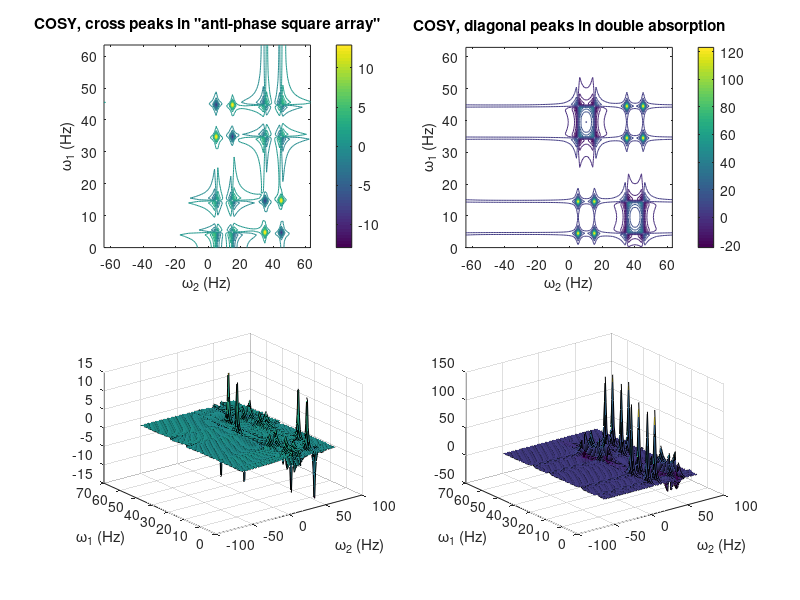

Source code (MATLAB):
% -*- matlab -*-
%
% Example of how to calculate quantum state propagation
% using Matlab.  Following the book "Understanding NMR
% Spectroscopy, second edition" by James Keeler
%
% COSY experiment (section 8.3, p. 190)
%
% 2016, Michael Tesch - michael.tesch@tum.de
%

clear

%%%%%%%%%%%%%%%%%%%%%%%%%%%%%%%%%%%%%%%%%%%%%%%%
% setup single spin operators
%
% section 6.5.3 p. 111
Ix = 0.5*[0 1;
          1 0];
Iy = 0.5*[0 -1i;
          1i 0];
Iz = 0.5*[1 0;
          0 -1];
Ie  = eye(2);

% setup two spin operators
%
% section 7.4, p. 150

% z-magnetization
I1z = kron(Iz, Ie);
I2z = kron(Ie, Iz);

% in-phase
I1x = kron(Ix, Ie);
I1y = kron(Iy, Ie);
I2x = kron(Ie, Ix);
I2y = kron(Ie, Iy);

% anti-phase
I1xI2z = 2*kron(Ix, Iz);
I1yI2z = 2*kron(Iy, Iz);
I1zI2x = 2*kron(Iz, Ix);
I1zI2y = 2*kron(Iz, Iy);

% multiple-quantum coherence
I1xI2x = 2*kron(Ix, Ix);
I1xI2y = 2*kron(Ix, Iy);
I1yI2x = 2*kron(Iy, Ix);
I1yI2y = 2*kron(Iy, Iy);

% non-equilibrium population
I1zI2z = 2*kron(Iz, Iz);

% time propagation functions
%
% section 6.8.4, p. 129
arrow  = @(rho,H,t) expm(-1i * H * t) * rho * expm(1i * H * t);
arrowU = @(rho, U)  (U * rho * U');
makeU  = @(H,t)     expm(-1i * H * t);

% sample function - quadrature detection in Bruker is of (I-)
%
% section 13.6, p. 491
%sample = @(rho)     (real(trace(rho*I1x)+trace(rho*I2x)) - i*real(trace(rho*I1y)+trace(rho*I2y)));
sample = @(rho)     (real(trace(rho*(I1x+I2x))) + i*real(trace(rho*(I1y+I2y))));

%%%%%%%%%%%%%%%%%%%%%%%%%%%%%%%%%%%%%%%%%%%%%%%%
% setup COSY experiment
%

% fully relaxed system state is I1z + I2z
rho0 = I1z + I2z;
%rho0 = I1z;

% chemical shift of spins, omega=offset in rad/s
omega1 = 2*pi * 40;
omega2 = 2*pi * 10;

% exponential decay rate
R = 4; % Hz

% J-coupling between 1 and 2
J12 = 5; % in Hz, per convention

% Hamiltonians for the coupled 2-spin experiment
Hcs1 = omega1 * I1z;
Hcs2 = omega2 * I2z;
% free evolution
Hfree = Hcs1 + Hcs2 + 2*pi*J12*I1zI2z;

% do a "readout" - sample the magnetization
%
% section 13.5.2, p. 490
np = 128;  % number of time points to record
dt = 1/np; % time between samples, total sample time = 1 s

% time propagators

% free evolution
Udt = expm(-1i * Hfree * dt);
% 90 degree pulse with x phase - "around x"
U90x = expm(-1i * pi/2 * (I1x+I2x) );

% 2-dimensional experiment, t1 and t2
for ti1=1:np
  % rho relaxed back to resting state
  rho = rho0;
  % pulse 90deg around the x-axis
  rho = arrowU(rho, U90x);
  % evolve for t1
  t1 = dt * (ti1-1);
  Ut1 = expm(-1i * Hfree * t1);
  rho = arrowU(rho, Ut1);
  % second pulse
  rho = arrowU(rho, U90x);

  % readout
  for ti2=1:np
    % time elapsed since excitement - to roughly estimate relaxation
    tcur = t1 + (ti2-1)*dt;
    % take measurement
    S(ti1,ti2) = sample(rho) * exp(-tcur * R);
    % freely evolve to next sample time - apply Hfree for dt
    rho = arrowU(rho, Udt);
  end
end

% processing

figure(2)
clf

subplot(2,2,1)
% p. 192, "The cross-peak multiplet"
% second dimension FT
Stw = fft(S,[],2);
Stw = fftshift(Stw,2);
Stw = -1i * Stw;  % exp(-i * (pi/2)) : p. 193, eq 8.2 -> eq 8.3
% in matlab, the inverse dct has the right alignment
Sww = idct(real(Stw));

spec = Sww;
xticks = -size(spec,2)/2:size(spec,2)/2-1;
yticks = [0:size(spec,1)-1]/2;
proctext = 'COSY, cross peaks in "anti-phase square array"';
contour(xticks, yticks, spec, 30)
%imagesc(xticks, yticks, spec)
xlabel('\omega_2 (Hz)')
ylabel('\omega_1 (Hz)')
title(proctext)
colorbar

subplot(2,2,3)
surf(xticks,yticks,spec)
xlabel('\omega_2 (Hz)')
ylabel('\omega_1 (Hz)')
%zoom(1.5); - weird zoom in Matlab2016+, disable

subplot(2,2,2)
% p. 195, "The diagonal-peak multiplet"
% first dimension FT
spec = fft(S,[],2);
spec = fftshift(spec,2);
spec = dst(real(spec(2:end,:)));
yticks = [0:size(spec,1)-1]/2;
proctext = 'COSY, diagonal peaks in double absorption';
contour(xticks, yticks, real(spec), 30)
%imagesc(xticks, yticks, real(spec))
xlabel('\omega_2 (Hz)')
ylabel('\omega_1 (Hz)')
title(proctext)
colorbar

subplot(2,2,4)
surf(xticks,yticks,spec)
xlabel('\omega_2 (Hz)')
ylabel('\omega_1 (Hz)')
%zoom(1.5); - weird zoom in Matlab2016+, disable

